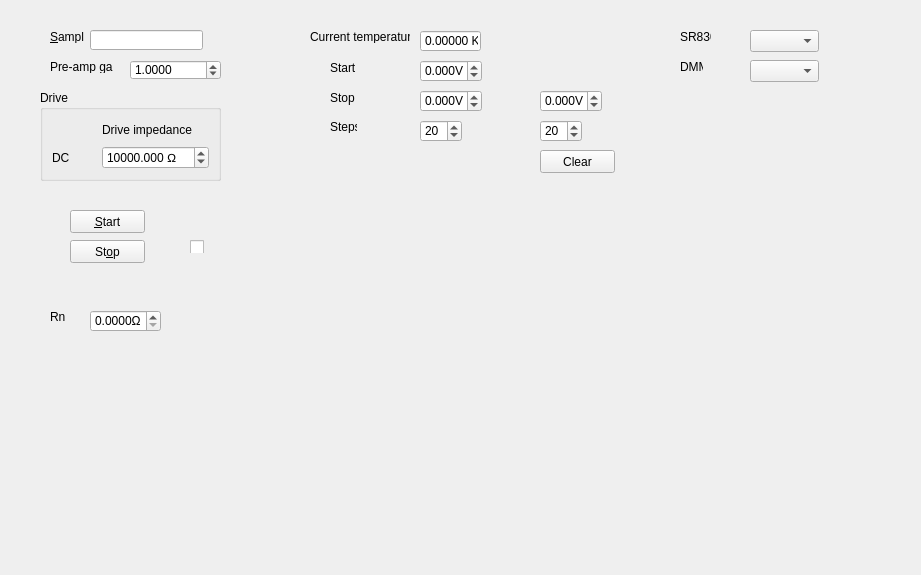
<?xml version="1.0" encoding="UTF-8"?>
<ui version="4.0">
 <class>Form</class>
 <widget class="QWidget" name="Form">
  <property name="geometry">
   <rect>
    <x>0</x>
    <y>0</y>
    <width>921</width>
    <height>575</height>
   </rect>
  </property>
  <property name="windowTitle">
   <string>Form</string>
  </property>
  <widget class="QLineEdit" name="sampleLineEdit">
   <property name="geometry">
    <rect>
     <x>90</x>
     <y>30</y>
     <width>113</width>
     <height>20</height>
    </rect>
   </property>
  </widget>
  <widget class="QLabel" name="label">
   <property name="geometry">
    <rect>
     <x>50</x>
     <y>30</y>
     <width>34</width>
     <height>13</height>
    </rect>
   </property>
   <property name="text">
    <string>&amp;Sample</string>
   </property>
   <property name="buddy">
    <cstring>sampleLineEdit</cstring>
   </property>
  </widget>
  <widget class="QLabel" name="label_5">
   <property name="geometry">
    <rect>
     <x>310</x>
     <y>30</y>
     <width>100</width>
     <height>13</height>
    </rect>
   </property>
   <property name="text">
    <string>Current temperature</string>
   </property>
   <property name="buddy">
    <cstring>temperatureSb</cstring>
   </property>
  </widget>
  <widget class="QDoubleSpinBox" name="temperatureSb">
   <property name="geometry">
    <rect>
     <x>420</x>
     <y>30</y>
     <width>61</width>
     <height>22</height>
    </rect>
   </property>
   <property name="readOnly">
    <bool>true</bool>
   </property>
   <property name="buttonSymbols">
    <enum>QAbstractSpinBox::NoButtons</enum>
   </property>
   <property name="suffix">
    <string> K</string>
   </property>
   <property name="decimals">
    <number>5</number>
   </property>
   <property name="maximum">
    <double>10.000000000000000</double>
   </property>
   <property name="singleStep">
    <double>0.000001000000000</double>
   </property>
  </widget>
  <widget class="QGroupBox" name="groupBox_2">
   <property name="geometry">
    <rect>
     <x>40</x>
     <y>90</y>
     <width>181</width>
     <height>91</height>
    </rect>
   </property>
   <property name="title">
    <string>Drive</string>
   </property>
   <layout class="QHBoxLayout" name="horizontalLayout_2">
    <item>
     <layout class="QGridLayout" name="gridLayout_2">
      <item row="1" column="0">
       <widget class="QLabel" name="label_6">
        <property name="text">
         <string>DC</string>
        </property>
        <property name="buddy">
         <cstring>dcDriveImpedanceSb</cstring>
        </property>
       </widget>
      </item>
      <item row="1" column="1">
       <widget class="QDoubleSpinBox" name="dcDriveImpedanceSb">
        <property name="suffix">
         <string> Ω </string>
        </property>
        <property name="decimals">
         <number>3</number>
        </property>
        <property name="minimum">
         <double>0.001000000000000</double>
        </property>
        <property name="maximum">
         <double>100000.000000000000000</double>
        </property>
        <property name="singleStep">
         <double>0.001000000000000</double>
        </property>
        <property name="value">
         <double>10000.000000000000000</double>
        </property>
       </widget>
      </item>
      <item row="0" column="1">
       <widget class="QLabel" name="label_8">
        <property name="text">
         <string>Drive impedance</string>
        </property>
       </widget>
      </item>
     </layout>
    </item>
   </layout>
  </widget>
  <widget class="QPushButton" name="startPb">
   <property name="geometry">
    <rect>
     <x>70</x>
     <y>210</y>
     <width>75</width>
     <height>23</height>
    </rect>
   </property>
   <property name="text">
    <string>&amp;Start</string>
   </property>
  </widget>
  <widget class="QPushButton" name="stopPb">
   <property name="geometry">
    <rect>
     <x>70</x>
     <y>240</y>
     <width>75</width>
     <height>23</height>
    </rect>
   </property>
   <property name="text">
    <string>St&amp;op</string>
   </property>
  </widget>
  <widget class="QLabel" name="label_10">
   <property name="geometry">
    <rect>
     <x>50</x>
     <y>60</y>
     <width>63</width>
     <height>13</height>
    </rect>
   </property>
   <property name="text">
    <string>Pre-amp gain</string>
   </property>
   <property name="buddy">
    <cstring>preampGainSb</cstring>
   </property>
  </widget>
  <widget class="QDoubleSpinBox" name="preampGainSb">
   <property name="geometry">
    <rect>
     <x>130</x>
     <y>60</y>
     <width>91</width>
     <height>20</height>
    </rect>
   </property>
   <property name="decimals">
    <number>4</number>
   </property>
   <property name="minimum">
    <double>0.000100000000000</double>
   </property>
   <property name="maximum">
    <double>10000.000000000000000</double>
   </property>
   <property name="singleStep">
    <double>0.000100000000000</double>
   </property>
   <property name="value">
    <double>1.000000000000000</double>
   </property>
  </widget>
  <widget class="VisaCombo" name="sr830Combo">
   <property name="geometry">
    <rect>
     <x>750</x>
     <y>30</y>
     <width>69</width>
     <height>22</height>
    </rect>
   </property>
  </widget>
  <widget class="VisaCombo" name="dmmCombo">
   <property name="geometry">
    <rect>
     <x>750</x>
     <y>60</y>
     <width>69</width>
     <height>22</height>
    </rect>
   </property>
  </widget>
  <widget class="QLabel" name="label_14">
   <property name="geometry">
    <rect>
     <x>680</x>
     <y>30</y>
     <width>31</width>
     <height>13</height>
    </rect>
   </property>
   <property name="text">
    <string>SR830</string>
   </property>
   <property name="buddy">
    <cstring>sr830Combo</cstring>
   </property>
  </widget>
  <widget class="QLabel" name="label_15">
   <property name="geometry">
    <rect>
     <x>680</x>
     <y>60</y>
     <width>23</width>
     <height>13</height>
    </rect>
   </property>
   <property name="text">
    <string>DMM</string>
   </property>
   <property name="buddy">
    <cstring>dmmCombo</cstring>
   </property>
  </widget>
  <widget class="QwtPlot" name="plot">
   <property name="geometry">
    <rect>
     <x>310</x>
     <y>180</y>
     <width>521</width>
     <height>361</height>
    </rect>
   </property>
  </widget>
  <widget class="QDoubleSpinBox" name="startVSb">
   <property name="geometry">
    <rect>
     <x>420</x>
     <y>60</y>
     <width>62</width>
     <height>22</height>
    </rect>
   </property>
   <property name="suffix">
    <string>V</string>
   </property>
   <property name="decimals">
    <number>3</number>
   </property>
   <property name="minimum">
    <double>-10.000000000000000</double>
   </property>
   <property name="maximum">
    <double>10.000000000000000</double>
   </property>
   <property name="singleStep">
    <double>0.001000000000000</double>
   </property>
  </widget>
  <widget class="QDoubleSpinBox" name="stopVSb">
   <property name="geometry">
    <rect>
     <x>420</x>
     <y>90</y>
     <width>62</width>
     <height>22</height>
    </rect>
   </property>
   <property name="suffix">
    <string>V</string>
   </property>
   <property name="decimals">
    <number>3</number>
   </property>
   <property name="minimum">
    <double>-10.000000000000000</double>
   </property>
   <property name="maximum">
    <double>10.000000000000000</double>
   </property>
   <property name="singleStep">
    <double>0.001000000000000</double>
   </property>
  </widget>
  <widget class="QLabel" name="label_2">
   <property name="geometry">
    <rect>
     <x>330</x>
     <y>60</y>
     <width>31</width>
     <height>16</height>
    </rect>
   </property>
   <property name="text">
    <string>Start</string>
   </property>
   <property name="buddy">
    <cstring>startVSb</cstring>
   </property>
  </widget>
  <widget class="QLabel" name="label_3">
   <property name="geometry">
    <rect>
     <x>330</x>
     <y>90</y>
     <width>31</width>
     <height>16</height>
    </rect>
   </property>
   <property name="text">
    <string>Stop</string>
   </property>
   <property name="buddy">
    <cstring>stopVSb</cstring>
   </property>
  </widget>
  <widget class="QSpinBox" name="stepsSb">
   <property name="geometry">
    <rect>
     <x>420</x>
     <y>120</y>
     <width>42</width>
     <height>22</height>
    </rect>
   </property>
   <property name="minimum">
    <number>2</number>
   </property>
   <property name="maximum">
    <number>1000</number>
   </property>
   <property name="value">
    <number>20</number>
   </property>
  </widget>
  <widget class="QLabel" name="label_4">
   <property name="geometry">
    <rect>
     <x>330</x>
     <y>120</y>
     <width>27</width>
     <height>13</height>
    </rect>
   </property>
   <property name="text">
    <string>Steps</string>
   </property>
  </widget>
  <widget class="QCheckBox" name="dcEnableCb">
   <property name="geometry">
    <rect>
     <x>190</x>
     <y>240</y>
     <width>32</width>
     <height>13</height>
    </rect>
   </property>
   <property name="text">
    <string/>
   </property>
  </widget>
  <widget class="QDoubleSpinBox" name="normalResistanceSb">
   <property name="geometry">
    <rect>
     <x>90</x>
     <y>310</y>
     <width>71</width>
     <height>22</height>
    </rect>
   </property>
   <property name="suffix">
    <string>Ω</string>
   </property>
   <property name="decimals">
    <number>4</number>
   </property>
   <property name="maximum">
    <double>30.000000000000000</double>
   </property>
   <property name="singleStep">
    <double>0.000100000000000</double>
   </property>
  </widget>
  <widget class="QLabel" name="label_7">
   <property name="geometry">
    <rect>
     <x>50</x>
     <y>310</y>
     <width>46</width>
     <height>13</height>
    </rect>
   </property>
   <property name="text">
    <string>Rn</string>
   </property>
  </widget>
  <widget class="QPushButton" name="clearPb">
   <property name="geometry">
    <rect>
     <x>540</x>
     <y>150</y>
     <width>75</width>
     <height>23</height>
    </rect>
   </property>
   <property name="text">
    <string>Clear</string>
   </property>
  </widget>
  <widget class="QSpinBox" name="steps2Sb">
   <property name="geometry">
    <rect>
     <x>540</x>
     <y>120</y>
     <width>42</width>
     <height>22</height>
    </rect>
   </property>
   <property name="minimum">
    <number>2</number>
   </property>
   <property name="maximum">
    <number>1000</number>
   </property>
   <property name="value">
    <number>20</number>
   </property>
  </widget>
  <widget class="QDoubleSpinBox" name="stop2VSb">
   <property name="geometry">
    <rect>
     <x>540</x>
     <y>90</y>
     <width>62</width>
     <height>22</height>
    </rect>
   </property>
   <property name="suffix">
    <string>V</string>
   </property>
   <property name="decimals">
    <number>3</number>
   </property>
   <property name="minimum">
    <double>-10.000000000000000</double>
   </property>
   <property name="maximum">
    <double>10.000000000000000</double>
   </property>
   <property name="singleStep">
    <double>0.001000000000000</double>
   </property>
  </widget>
 </widget>
 <customwidgets>
  <customwidget>
   <class>QwtPlot</class>
   <extends>QFrame</extends>
   <header>qwt_plot.h</header>
  </customwidget>
  <customwidget>
   <class>VisaCombo</class>
   <extends>QComboBox</extends>
   <header>VisaCombo.h</header>
  </customwidget>
 </customwidgets>
 <tabstops>
  <tabstop>sampleLineEdit</tabstop>
  <tabstop>preampGainSb</tabstop>
  <tabstop>dcDriveImpedanceSb</tabstop>
  <tabstop>startPb</tabstop>
  <tabstop>stopPb</tabstop>
  <tabstop>temperatureSb</tabstop>
 </tabstops>
 <resources/>
 <connections/>
</ui>
